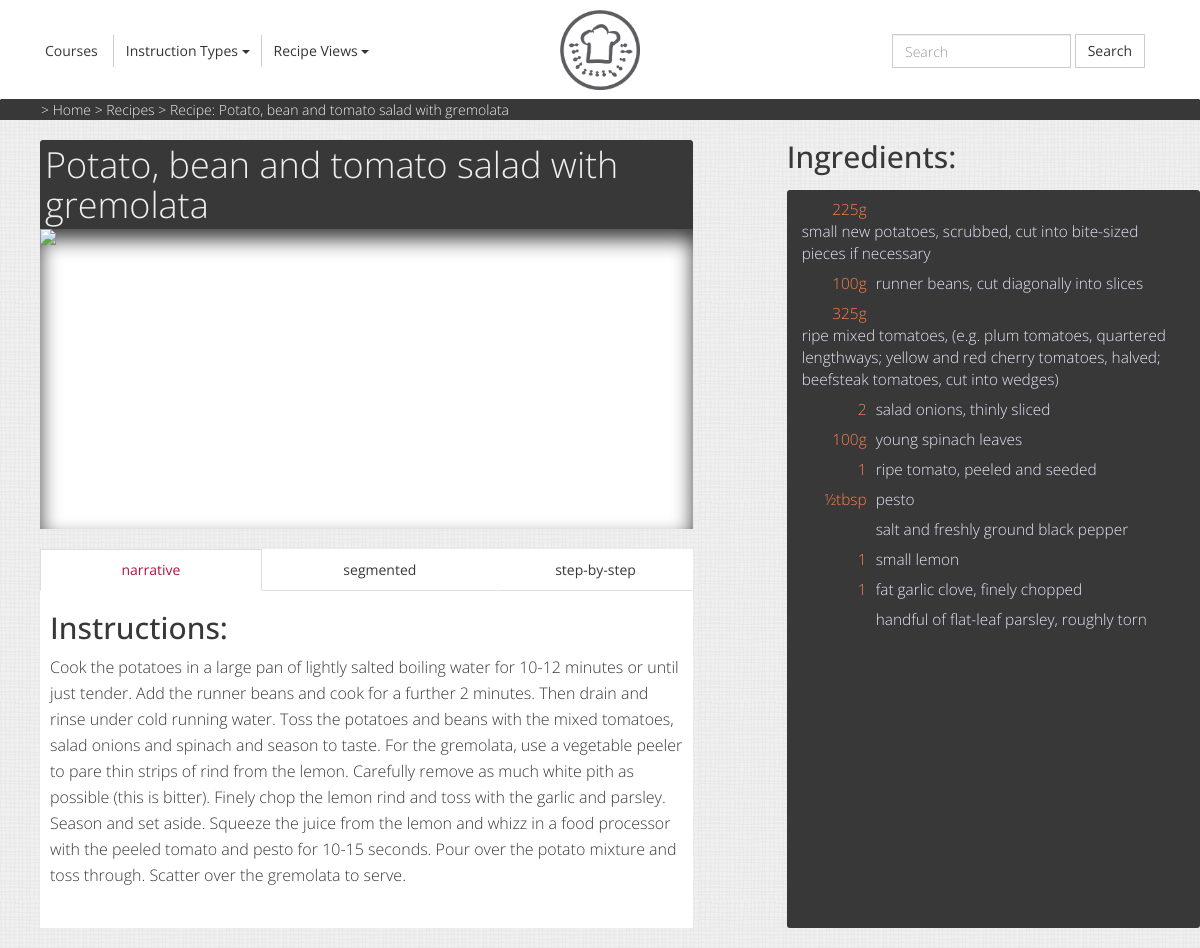
The page /recipe/4 on the database its author committed.
### tables this page shows
CREATE TABLE `recipe` (
  `recipeid` INT NOT NULL AUTO_INCREMENT,
  `name` VARCHAR(100) NOT NULL,
  `narrative` TEXT NOT NULL,
  `courseid` INT NULL,
  `diettype` ENUM('Vegetarian', 'Vegan', 'Celiac') NULL,
  `serves` INT NOT NULL,
  `imageurl` VARCHAR(200) NULL,
  `calories` INT NOT NULL,
  `preptime` INT NOT NULL,
  PRIMARY KEY (`recipeid`),
  CONSTRAINT `fkey_recipe_courseid`
    FOREIGN KEY (`courseid`)
    REFERENCES `course` (`courseid`)
    ON DELETE RESTRICT
    ON UPDATE RESTRICT);

CREATE TABLE `recipe_ingredient` (
  `recipeingredientid` INT NOT NULL AUTO_INCREMENT,
  `name` VARCHAR(150) NOT NULL,
  `quantity` DECIMAL(5,2) NULL,
  `section` VARCHAR(45) NULL,
  `units` VARCHAR(15) NULL,
  `recipeid` INT NOT NULL,
  PRIMARY KEY (`recipeingredientid`),
  CONSTRAINT `fkey_recipe_ingredient_recipeid`
    FOREIGN KEY (`recipeid`)
    REFERENCES `recipe` (`recipeid`)
    ON DELETE RESTRICT
    ON UPDATE RESTRICT);

### application/controllers/recipe.php (called while the page is built, shortened)
<?php
	class Recipe extends CI_Controller
	{
        public function __construct()
        {
            $this->load->model('Recipe_model', 'recipe_model', true);
        }
		public function view($recipeId = null)
		{
			if(isset($recipeId))
			{
                $this->load->model('Recipe_style_model');
                $preferredRecipeStyle = $this->Recipe_style_model->getRecipeStyle();
                if(!$preferredRecipeStyle)
                {
                    $this->Recipe_style_model->setRecipeStyle();
                    $preferredRecipeStyle = 'narrative';
                }
                $data['defaultStyle'] = $preferredRecipeStyle;
                $info = $this->recipe_model->getRecipeInfo($recipeId);
                $data['title'] = $info->name;
                $data['image'] = $info->imageurl;
                $data['narrative'] = $this->recipe_model->getRecipeNarrative($recipeId);
                $data['steps'] = $this->recipe_model->getRecipeStepped($recipeId);
                $data['segmented'] = $this->recipe_model->getRecipeSegmented($recipeId);
				$this->load->model('Breadcrumb_model');
				$data['breadcrumb'] = $this->Breadcrumb_model->generateBreadcrumb('recipe');
				$data['breadcrumb']['Recipe: ' . $data['title']] = base_url() . 'recipe/' . $recipeId;
			} else {
                header('HTTP/1.1 400 Bad Request');
                header('Location: ../');
            }
			$this->load->helper('html');
			$this->load->view('templates/header.php', $data);
			$this->load->view('pages/recipe.php', $data);
			$this->load->view('templates/footer.php', $data);
		}
	}

### index.php (called while the page is built, shortened)
<?php
require_once BASEPATH.'core/CodeIgniter.php';

### application/models/recipe_model.php (called while the page is built, shortened)
<?php
class Recipe_model extends CI_Model
{
    public function getRecipeInfo($recipeid)
    {
        $this->db->select('recipeid, name, courseid, diettype, serves, imageurl, calories, preptime')
                  ->from('recipe')
                  ->where(['recipeid' => $recipeid])
                  ->limit(1);
        $q = $this->db->get();
        if (empty($q))
        {
            throw new Exception('That recipe could not be found.', 404);
        } else {
            return $q->result()[0];
        }
    }
    public function getRecipeNarrative($recipeid)
    {
        $this->db->select('narrative')
                ->from('recipe')
                ->where(['recipeid' => $recipeid])
                ->limit(1);
        $q = $this->db->get();
        if (empty($q))
        {
            throw new Exception('That recipe could not be found.', 404);
        } else {
            $recipe = new stdClass();
            $recipe->instructions = $q->result()[0]->narrative;
            $recipe->ingredients = $this->getNarrativeIngredients($recipeid);
            return $recipe;
        }
    }
    public function getRecipeSegmented($recipeid)
    {
        $this->db->select('stepid, instruction')
                ->from('recipe_segmented')
                ->where(['recipeid' => $recipeid])
                ->order_by('stepid', 'asc');
        $recipe = new stdClass();
        $recipe->instructions = $this->db->get()->result();
        $recipe->ingredients = $this->getSegmentedIngredients($recipeid);
        return $recipe;
    }
    public function getRecipeStepped($recipeid)
    {
        $this->db->select('stepid, instruction')
                ->from('recipe_step')
                ->where(['recipeid' => $recipeid])
                ->order_by('stepid', 'asc');
        $recipe = new stdClass();
        $recipe->instructions = $this->db->get()->result();
        $recipe->ingredients = $this->getSteppedIngredients($recipeid);
        return $recipe;
    }
    private function getNarrativeIngredientsExcept($recipeid, $except)
    {
        if (empty($except)) {
            $except = [0];
        }
        $this->db->select('name, quantity, section, units')
                ->from('recipe_ingredient')
                ->where_not_in('recipeingredientid', $except)
                ->where(['recipeid' => $recipeid]);
        $result = $this->db->get()->result();
        return array_map(function($x)
        {
            if ($x->quantity != null)
            {
                $x->quantity = (string)$x->quantity+0;
            }
            $prefix = floor($x->quantity);
            if ($prefix == 0)
            {
                $prefix = '';
            }
            switch (fmod($x->quantity,1))
            {
                case 0.25:
                    $x->quantity = $prefix.'&frac14;';
                    break;
                case 0.33:
                    $x->quantity = $prefix.'&#8531;';
                    break;
                case 0.5:
                    $x->quantity = $prefix.'&frac12;';
                    break;
                case 0.67:
                    $x->quantity = $prefix.'&#8532;';
                    break;
                case 0.75:
                    $x->quantity = $prefix.'&frac34;';
                    break;
            }
            return $x;
        }, $result);
    }
    private function getNarrativeIngredients($recipeid)
    {
        return $this->getNarrativeIngredientsExcept($recipeid, []);
    }
    private function getSegmentedIngredients($recipeid)
    {
        $this->db->select('name, quantity, section, units, replaces')
                ->from('recipe_segmented_ingredient')
                ->where(['recipeid' => $recipeid]);
        $ingredients = $this->db->get()->result();
        $replaced = [];
        $narrative = $this->getNarrativeIngredientsExcept($recipeid, $replaced);
        return array_merge($ingredients, $narrative);
    }
    private function getSteppedIngredients($recipeid)
    {
        $this->db->select('name, quantity, section, units, replaces')
                ->from('recipe_step_ingredient')
                ->where(['recipeid' => $recipeid]);
        $ingredients = $this->db->get()->result();
        $replaced = [];
        foreach ($ingredients as $ingredient) {
            if ($ingredient->replaces != null) {
                $replaced[] = $ingredient->replaces;
            }
        }
        $narrative = $this->getNarrativeIngredientsExcept($recipeid, $replaced);
        return array_merge($ingredients, $narrative);
    }
}

### application/views/pages/recipe.php (the view, shortened to what this page needs)
<div class="container single-recipe">
    <div class="row">
        <div class="recipe col-sx-12 col-sm-12 col-md-7 col-lg-7">
            <h1 tabindex="5"><?php echo $title?></h1>
            <img alt="Image of <?php echo $title?>" class="recipe-img" src="" style="background-image: url(<?php echo $image?>);">
        </div>
        <div class="col-sx-12 col-sm-12 col-md-offset-1 col-md-4 col-lg-offset-1 col-lg-4 ingredients">
            <h2 tabindex="8">Ingredients:</h2>
            <ul>
                <?php foreach ($narrative->ingredients as $ingredient):?>
                <li>
                    <span class="amount"><?php echo $ingredient->quantity.$ingredient->units?></span>
                    <span class="ingredient-name"><?php echo $ingredient->name?></span>
                </li>
                <?php endforeach?>
            </ul>
        </div>
        <div class="recipe col-sx-12 col-sm-12 col-md-7 col-lg-7">
            <ul class="nav nav-tabs nav-justified">
                <li class="<?php echo $defaultStyle == 'narrative' ? 'active' : '' ?>">
					<a class="recipe-style" href="#narrative" data-style="narrative"
                       data-toggle="tab" data-target="#narrative">narrative</a>
                </li>
                <li class="<?php echo $defaultStyle == 'segmented' ? 'active' : '' ?>">
					<a class="recipe-style" href="#segmented" data-style="segmented"
                       data-toggle="tab" data-target="#segmented">segmented</a>
                </li>
                <li class="<?php echo $defaultStyle == 'step' ? 'active' : '' ?>">
					<a class="recipe-style" href="#step-by-step" data-style="step"
                       data-toggle="tab" data-target="#step-by-step">step-by-step</a>
                </li>
            </ul>
            <div class="tab-content">
                <div tabindex="7" class="tab-pane fade <?php
                    echo $defaultStyle == 'narrative' ? 'in active' : '' ?>" id="narrative">
                    <h2 tabindex="8">Instructions:</h2>
                    <section tabindex="9">
                        <?php echo $narrative->instructions;?>
                    </section>
                </div>
            </div>
        </div>
    </div>
</div>

### assets/css/style.css (style rules this page uses)
html, body { height: 100%; background: #F5F4EE; background-image: url("./../../assets/images/tile.png"); }
body a { text-decoration: none; color: #383838; font-weight: 400; }
.nav>li.active a { color: #B01141; }
.nav-tabs.nav-justified>li>a { padding: 10px; -webkit-border-radius: 0px !important; -moz-border-radius: 0px !important; border-radius: 0px !important; }
h1, a, div, p { padding: 0; margin: 0; font-family: 'Open Sans', sans-serif; font-weight: 300; color: #383838; }
h1 { margin-left: 10px; }
.recipe { padding: 0; background: #FFF; margin-bottom: 20px; }
.recipe .tab-pane { padding: 0 10px; }
.recipe h1 { -webkit-border-top-left-radius: 3px; -moz-border-top-left-radius: 3px; border-top-left-radius: 3px; -webkit-border-top-right-radius: 3px; -moz-border-top-right-radius: 3px; border-top-right-radius: 3px; background: #383838; color: #EEE; margin-left: 0; padding: 5px; }
.recipe p { margin-bottom: 40px; }
.recipe .recipe-img { -moz-box-shadow: inset 0px 10px 20px #383838; -webkit-box-shadow: inset 0px 10px 20px #383838; box-shadow: inset 0px 10px 20px #383838; background-image: url("http://bit.ly/1ffWb3r"); background-size: cover; background-repeat: no-repeat; background-position: 50% 50%; height: 300px; width: 100%; }
.container.single-recipe { padding: 0 40px; }
.ingredients { padding: 0; }
.ingredients ul { font-size: 110%; -webkit-border-radius: 3px; -moz-border-radius: 3px; border-radius: 3px; padding: 5px; background: #383838; list-style: none; color: #EEE; }
.ingredients h2 { margin: 0; }
.ingredients ul li { padding: 4px 10px; }
.ingredients ul li .amount { width: 70px; display: inline-block; text-align: right; color: Coral; padding-right: 5px; }
.ingredients ul li .ingredient-name { display: inline-block; color: Lavender; }
@media (min-width: 990px) { .ingredients ul { position: fixed; margin-top: 70px; bottom: 10px; top: 120px; overflow-y: auto; } }
@media (min-width: 990px) { .ingredients h2 { position: fixed; } }
img { display: block; color: transparent; }
ol li, section p, label { font-size: 16px; line-height: 26px; }

### rows shown on the page
recipe: name "Potato, bean and tomato salad with gremolata", narrative "Cook the potatoes in a large pan of lightly salted boiling water for 10-12 minutes or until just tender. Add the runner beans and cook for a further 2 minutes. Then drain and rinse under cold running water. Toss the potatoes and beans with the mixed tomatoes, salad onions and spinach and season to taste. For the gremolata, use a vegetable peeler to pare thin strips of rind from the lemon. Carefully remove as much white pith as possible (this is bitter). Finely chop the lemon rind and toss with the garlic and parsley. Season and set aside. Squeeze the juice from the lemon and whizz in a food processor with the peeled tomato and pesto for 10-15 seconds. Pour over the potato mixture and toss…"
recipe_ingredient: quantity "225", units "g", name "small new potatoes, scrubbed, cut into bite-sized pieces if necessary"
recipe_ingredient: quantity "100", units "g", name "runner beans, cut diagonally into slices"
recipe_ingredient: quantity "325", units "g", name "ripe mixed tomatoes, (e.g. plum tomatoes, quartered lengthways; yellow and red cherry tomatoes, halved; beefsteak tomatoes, cut into wedges)"
recipe_ingredient: quantity "2", name "salad onions, thinly sliced"
recipe_ingredient: quantity "100", units "g", name "young spinach leaves"
recipe_ingredient: quantity "1", name "ripe tomato, peeled and seeded"
recipe_ingredient: quantity "½", units "tbsp", name "pesto"
recipe_ingredient: name "salt and freshly ground black pepper"
recipe_ingredient: quantity "1", name "small lemon"
recipe_ingredient: quantity "1", name "fat garlic clove, finely chopped"
recipe_ingredient: name "handful of flat-leaf parsley, roughly torn"

### other values the page prints
$name "Home"
$name "Recipes"
$name "Recipe: Potato, bean and tomato salad with gremolata"
